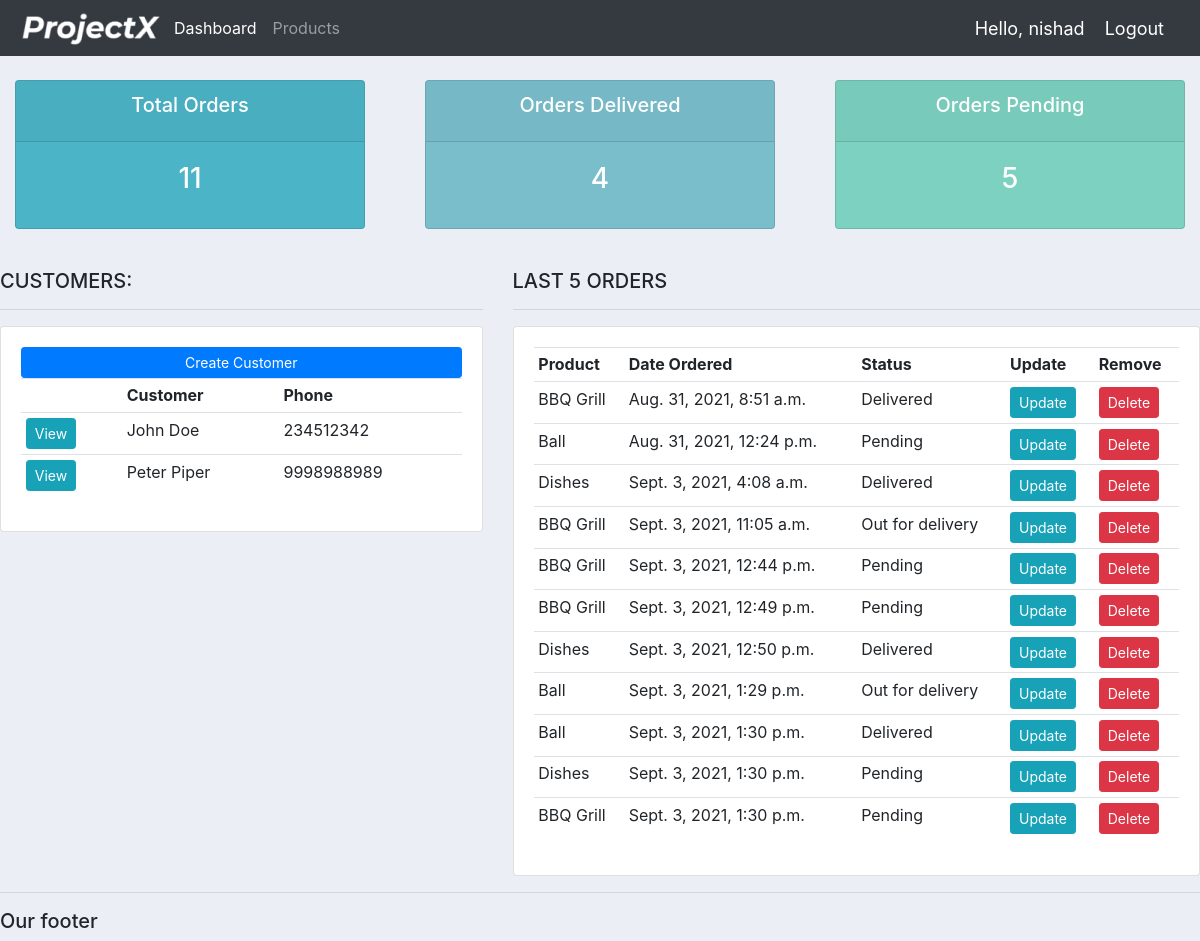
The app's page / (signed in) with its own data.
### accounts/models.py (models this page shows, shortened)
class Customer(models.Model):
	name = models.CharField(max_length=200, null=True)
	phone = models.CharField(max_length=200, null=True)
	email = models.CharField(max_length=200, null=True)
	date_created = models.DateTimeField(auto_now_add=True, null=True)

class Order(models.Model):
	STATUS = (
			('Pending', 'Pending'),
			('Out for delivery', 'Out for delivery'),
			('Delivered', 'Delivered')
			)
	customer = models.ForeignKey(Customer, null=True, on_delete= models.SET_NULL)
	product =	models.ForeignKey(Product, null=True, on_delete= models.SET_NULL)
	date_created = date_created = models.DateTimeField(auto_now_add=True, null=True)
	status = models.CharField(max_length=200, null=True, choices=STATUS)
	note = models.CharField(max_length=1000, null=True)

class Product(models.Model):
	CATEGORY = (
			('Indoor', 'Indoor'),
			('Out Door', 'Out Door')
		)
	name = models.CharField(max_length=200, null=True)
	price = models.FloatField(null=True)
	category =	models.CharField(max_length=200, null=True, choices=CATEGORY)
	description = models.CharField(max_length=200, null=True, blank=True)
	date_created = date_created = models.DateTimeField(auto_now_add=True, null=True)
	tags = models.ManyToManyField(Tag)
	def __str__(self):
		return self.name

### accounts/views.py (the view)
# urls.py: path('', views.home, name="home"),
@login_required(login_url='login')
def home(request):
	orders = Order.objects.all()
	customers = Customer.objects.all()
	total_customers = customers.count()
	total_orders = orders.count()
	delivered = orders.filter(status='Delivered').count()
	pending = orders.filter(status='Pending').count()
	context = {'orders': orders,
			'customers': customers,
			'total_orders': total_orders,
			'total_customers': total_customers,
			'delivered': delivered,
			'pending': pending
			}
	return render(request, 'accounts/dashboard.html', context)

### accounts/templates/accounts/dashboard.html
{% extends 'accounts/main.html' %}
{% block content %}
{% include 'accounts/status.html' %}
<br>
<div class="row">
	<div class="col-md-5">
		<h5>CUSTOMERS:</h5>
		<hr>
		<div class="card card-body">
			<a class="btn btn-primary  btn-sm btn-block" href="">Create Customer</a>
			<table class="table table-sm">
				<tr>
					<th></th>
					<th>Customer</th>
					<th>Phone</th>
				</tr>
				{% for customer in customers %}
					<tr>
						<td><a class="btn btn-sm btn-info" href="{% url 'customer' customer.id %}">View</a></td>
						<td>{{customer.name}}</td>
						<td>{{customer.phone}}</td>
					</tr>
				{% endfor %}
			</table>
		</div>
	</div>
	<div class="col-md-7">
		<h5>LAST 5 ORDERS</h5>
		<hr>
		<div class="card card-body">
			<table class="table table-sm">
				<tr>
					<th>Product</th>
					<th>Date Ordered</th>
					<th>Status</th>
					<th>Update</th>
					<th>Remove</th>
				</tr>
				{% for order in orders %}
					<tr>
						<td>{{order.product}}</td>
						<td>{{order.date_created}}</td>
						<td>{{order.status}}</td>
						<td><a class="btn btn-sm btn-info" href="{% url 'update_order' order.id %}">Update</td>
						<td><a class="btn btn-sm btn-danger" href="{% url 'delete_order' order.id %}">Delete</td>
					</tr>
				{% endfor %}
			</table>
		</div>
	</div>
</div>
{% endblock %}

### accounts/templates/accounts/navbar.html (shortened to what this page needs)
{% load static %}
<nav class="navbar navbar-expand-lg navbar-dark bg-dark">
  <img src="{% static 'images/logo.png' %}">
  <div class="collapse navbar-collapse" id="navbarNav">
    <ul class="navbar-nav">
      <li class="nav-item active">
        <a class="nav-link" href="{% url 'home' %}">Dashboard</a>
      </li>
      <li class="nav-item">
        <a class="nav-link" href="{% url 'products' %}">Products</a>
      </li>
    </ul>
  </div>
<span class="hello-msg">Hello, {{request.user.username}}</span>
<span><a class="hello-msg" href="{% url 'logout' %}">Logout</a></span>
</nav>

### static/css/main.css (style rules this page uses)
body { background-color: #ebeff5; }

### accounts/templates/accounts/navbar.html (style rules this page uses)
.hello-msg { font-size: 18px; color: #fff; margin-right: 20px; }

### records on screen
Customer: name "John Doe", phone "234512342"
Customer: name "Peter Piper", phone "9998988989"
Order: product "BBQ Grill", date_created "Aug. 31, 2021, 8:51 a.m.", status "Delivered"
Order: product "Ball", date_created "Aug. 31, 2021, 12:24 p.m.", status "Pending"
Order: product "Dishes", date_created "Sept. 3, 2021, 4:08 a.m.", status "Delivered"
Order: product "BBQ Grill", date_created "Sept. 3, 2021, 11:05 a.m.", status "Out for delivery"
Order: product "BBQ Grill", date_created "Sept. 3, 2021, 12:44 p.m.", status "Pending"
Order: product "BBQ Grill", date_created "Sept. 3, 2021, 12:49 p.m.", status "Pending"
Order: product "Dishes", date_created "Sept. 3, 2021, 12:50 p.m.", status "Delivered"
Order: product "Ball", date_created "Sept. 3, 2021, 1:29 p.m.", status "Out for delivery"
Order: product "Ball", date_created "Sept. 3, 2021, 1:30 p.m.", status "Delivered"
Order: product "Dishes", date_created "Sept. 3, 2021, 1:30 p.m.", status "Pending"
Order: product "BBQ Grill", date_created "Sept. 3, 2021, 1:30 p.m.", status "Pending"

### other values on screen
{{ request.user.username }} "nishad"
{{ total_orders }} "11"
{{ delivered }} "4"
{{ pending }} "5"
